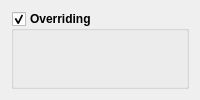
               <widget class="QWidget" name="tab_7">
                <attribute name="title">
                 <string>Override</string>
                </attribute>
                <layout class="QHBoxLayout" name="horizontalLayout_43">
                 <item>
                  <layout class="QGridLayout" name="gridLayout_2">
                   <item row="0" column="0">
                    <widget class="GroupBox" name="grpOverriding">
                     <property name="enabled">
                      <bool>true</bool>
                     </property>
                     <property name="font">
                      <font>
                       <weight>75</weight>
                       <bold>true</bold>
                      </font>
                     </property>
                     <property name="title">
                      <string>Overriding</string>
                     </property>
                     <property name="checkable">
                      <bool>true</bool>
                     </property>
                     <property name="overrided" stdset="0">
                      <bool>false</bool>
                     </property>
                     <layout class="QHBoxLayout" name="horizontalLayout_14">
                      <property name="leftMargin">
                       <number>8</number>
                      </property>
                      <property name="topMargin">
                       <number>8</number>
                      </property>
                      <property name="rightMargin">
                       <number>8</number>
                      </property>
                      <property name="bottomMargin">
                       <number>8</number>
                      </property>
                      <item>
                       <widget class="QWidget" name="widgetFeed" native="true">
                        <layout class="QVBoxLayout" name="verticalLayout_22">
                         <property name="leftMargin">
                          <number>0</number>
                         </property>
                         <property name="topMargin">
                          <number>0</number>
                         </property>
                         <property name="rightMargin">
                          <number>0</number>
                         </property>
                         <property name="bottomMargin">
                          <number>0</number>
                         </property>
                         <item>
                          <widget class="SliderBox" name="slbFeedOverride" native="true"/>
                         </item>
                         <item>
                          <widget class="SliderBox" name="slbRapidOverride" native="true"/>
                         </item>
                         <item>
                          <widget class="SliderBox" name="slbSpindleOverride" native="true"/>
                         </item>
                        </layout>
                       </widget>
                      </item>
                     </layout>
                    </widget>
                   </item>
                  </layout>
                 </item>
                </layout>
               </widget>
